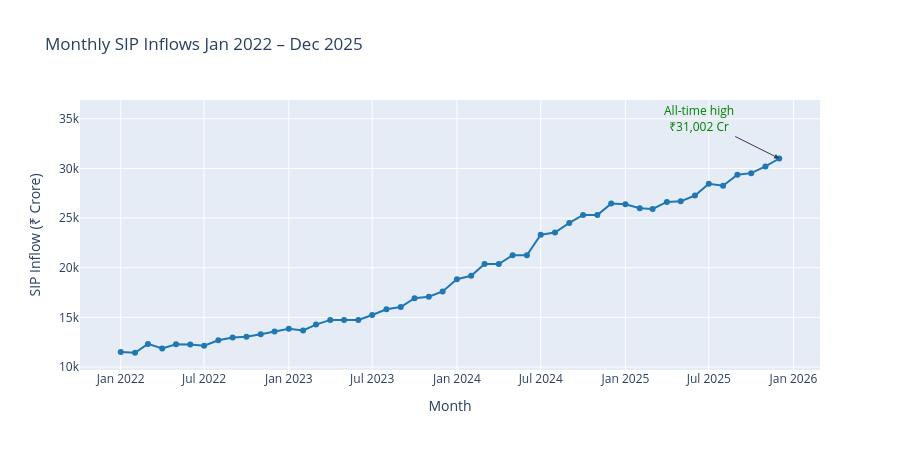

The cell this chart's notebook holds for it:
### Code cell
# Task 3 — SIP Inflow Time Series

sip = pd.read_csv('../data/processed/04_monthly_sip_inflows_clean.csv', parse_dates=['month'])

fig = px.line(
    sip,
    x='month',
    y='sip_inflow_crore',
    title='Monthly SIP Inflows Jan 2022 – Dec 2025',
    labels={'sip_inflow_crore': 'SIP Inflow (₹ Crore)', 'month': 'Month'},
    markers=True
)

# Annotate all-time high
fig.add_annotation(
    x='2025-12-01', y=31002,
    text='All-time high<br>₹31,002 Cr',
    showarrow=True, arrowhead=2,
    ax=-80, ay=-40,
    font=dict(color='green', size=12)
)

fig.update_traces(line_color='#1f77b4', marker_color='#1f77b4')
fig.update_layout(height=450)
fig.show()

fig.write_image('../reports/charts/03_sip_inflows.png')
print("✅ Chart 3 saved!")

### Figure 1 — Plotly figure (JSON) as saved in the notebook; plotly's stock layout.template omitted (floating-point values rounded to 4 significant figures)
{"data": [{"hovertemplate": "Month=%{x}<br>SIP Inflow (₹ Crore)=%{y}<extra></extra>", "legendgroup": "", "line": {"color": "#1f77b4", "dash": "solid"}, "marker": {"color": "#1f77b4", "symbol": "circle"}, "mode": "lines+markers", "name": "", "orientation": "v", "showlegend": false, "type": "scatter", "x": ["2022-01-01T00:00:00", "2022-02-01T00:00:00", "2022-03-01T00:00:00", "2022-04-01T00:00:00", "2022-05-01T00:00:00", "2022-06-01T00:00:00", "2022-07-01T00:00:00", "2022-08-01T00:00:00", "2022-09-01T00:00:00", "2022-10-01T00:00:00", "2022-11-01T00:00:00", "2022-12-01T00:00:00", "2023-01-01T00:00:00", "2023-02-01T00:00:00", "2023-03-01T00:00:00", "2023-04-01T00:00:00", "2023-05-01T00:00:00", "2023-06-01T00:00:00", "2023-07-01T00:00:00", "2023-08-01T00:00:00", "2023-09-01T00:00:00", "2023-10-01T00:00:00", "2023-11-01T00:00:00", "2023-12-01T00:00:00", "2024-01-01T00:00:00", "2024-02-01T00:00:00", "2024-03-01T00:00:00", "2024-04-01T00:00:00", "2024-05-01T00:00:00", "2024-06-01T00:00:00", "2024-07-01T00:00:00", "2024-08-01T00:00:00", "2024-09-01T00:00:00", "2024-10-01T00:00:00", "2024-11-01T00:00:00", "2024-12-01T00:00:00", "2025-01-01T00:00:00", "2025-02-01T00:00:00", "2025-03-01T00:00:00", "2025-04-01T00:00:00", "2025-05-01T00:00:00", "2025-06-01T00:00:00", "2025-07-01T00:00:00", "2025-08-01T00:00:00", "2025-09-01T00:00:00", "2025-10-01T00:00:00", "2025-11-01T00:00:00", "2025-12-01T00:00:00"], "xaxis": "x", "y": [11517, 11438, 12328, 11863, 12286, 12276, 12140, 12694, 12976, 13040, 13306, 13573, 13856, 13687, 14276, 14749, 14749, 14734, 15245, 15814, 16042, 16928, 17073, 17610, 18838, 19187, 20371, 20371, 21262, 21262, 23332, 23547, 24509, 25323, 25320, 26459, 26400, 25999, 25926, 26632, 26688, 27274, 28464, 28265, 29361, 29529, 30200, 31002], "yaxis": "y"}], "layout": {"annotations": [{"arrowhead": 2, "ax": -80, "ay": -40, "font": {"color": "green", "size": 12}, "showarrow": true, "text": "All-time high<br>₹31,002 Cr", "x": "2025-12-01", "y": 31002}], "height": 450, "legend": {"tracegroupgap": 0}, "title": {"text": "Monthly SIP Inflows Jan 2022 – Dec 2025"}, "xaxis": {"anchor": "y", "domain": [0, 1], "title": {"text": "Month"}}, "yaxis": {"anchor": "x", "domain": [0, 1], "title": {"text": "SIP Inflow (₹ Crore)"}}}}
